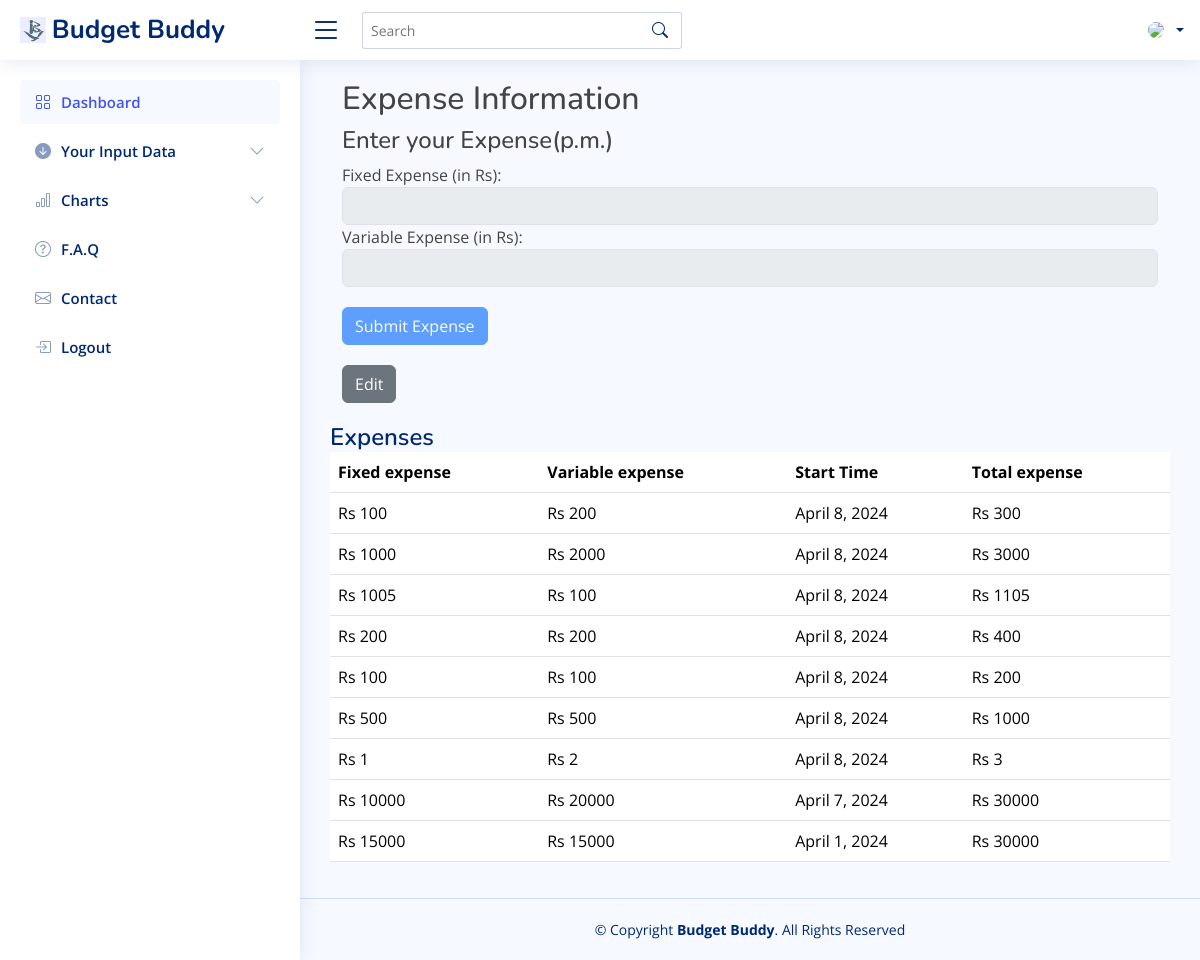
Before: /goal/expense/admin/ with the older database file.
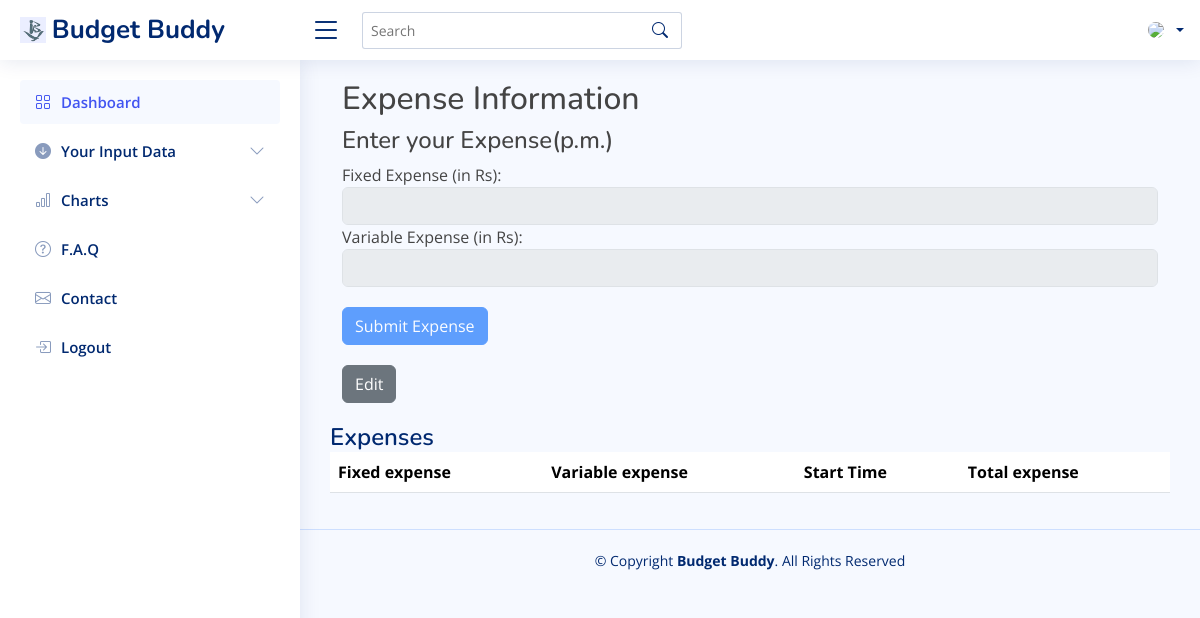
After: the same page with the newer database file.
### goal/models.py (models this page shows, shortened)
class Expense(models.Model):
    user = models.CharField(max_length=100)
    fix_expense = models.IntegerField(null=False, blank=False)
    var_expense = models.IntegerField(null=False, blank=False)
    start_time=models.DateField(null=True, blank=True)
    time=models.IntegerField(null=False, blank=False)
    totalexpense=models.IntegerField(null=False, blank=False)
    last_expense_date=models.DateField(null=True, blank=True)

### goal/views.py (the view, shortened to what this page needs)
# urls.py: path("expense/<str:username>/", views.expense, name='expense'),
def expense(request, username):
    form_enabled = False
    expenses = Expense.objects.filter(user=username).order_by('-start_time')
    last_expense = expenses.first()
    return render(request, "expense.html", {"form_enabled": form_enabled, "expenses": expenses})

### templates/expense.html (shortened to what this page needs)
{% extends "base1.html" %}
{% load static %}
{% block body %}
<main id="main" class="main">
    <div class="container">
        <section id="expense">
            <h2>Expense Information</h2>
            <form id="expenseForm" method="post" action="/goal/expense/{{ user.username }}/">
                <div class="form-group">
                  <h4>Enter your Expense(p.m.)</h4>
                </div>
                <div class="form-group">
                  <label for="fix_expense">Fixed Expense (in Rs):</label>
                  <input type="number" id="fix_expense" name="fix_expense" class="form-control" required>
                </div>
                <div class="form-group">
                  <label for="var_expense">Variable Expense (in Rs):</label>
                  <input type="number" id="var_expense" name="var_expense" class="form-control" required>
                </div>
                <button type="submit" class="btn btn-primary" style="margin-top: 20px;" >Submit Expense</button>
            </form>
            <a href="/goal/edit/{{ user.username }}"><button type="button" id="editButton" class="btn btn-secondary" style="margin-top: 20px;" onclick="enableForm()">Edit</button></a>
        </section>
    </div>
    <div class="pagetitle" style="margin-top: 20px;">
      <h1>Expenses</h1>
      <nav>
          <table class="table">
              <thead>
                  <tr>
                      <th>Fixed expense</th>
                      <th>Variable expense</th>
                      <th>Start Time</th>
                      <th>Total expense</th>
                  </tr>
              </thead>
              <tbody>
                  {% for exp in expenses %}
          <tr>
            <td>Rs {{ exp.fix_expense }}</td>
            <td>Rs {{ exp.var_expense }}</td>
            <td>{{ exp.start_time }}</td>
            <td>Rs {{ exp.totalexpense }}</td>
        </tr>
          {% endfor %}
              </tbody>
          </table>
        </div>
</main>
{% endblock body %}

Changed rows visible on the page:
removed Expense: fix_expense "100", var_expense "200", start_time "April 8, 2024", totalexpense "300"
removed Expense: fix_expense "1000", var_expense "2000", start_time "April 8, 2024", totalexpense "3000"
removed Expense: fix_expense "1005", var_expense "100", start_time "April 8, 2024", totalexpense "1105"
removed Expense: fix_expense "200", var_expense "200", start_time "April 8, 2024", totalexpense "400"
removed Expense: fix_expense "100", var_expense "100", start_time "April 8, 2024", totalexpense "200"
removed Expense: fix_expense "500", var_expense "500", start_time "April 8, 2024", totalexpense "1000"
removed Expense: fix_expense "1", var_expense "2", start_time "April 8, 2024", totalexpense "3"
removed Expense: fix_expense "10000", var_expense "20000", start_time "April 7, 2024", totalexpense "30000"
removed Expense: fix_expense "15000", var_expense "15000", start_time "April 1, 2024", totalexpense "30000"
